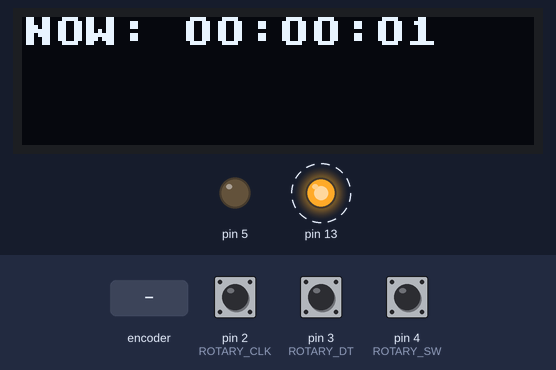
A program run on a simulated Arduino Nano, built with avr-gcc and run on an emulated ATmega328P. Parts: 128×32 one-colour display, output pins drawn as LEDs (lit = HIGH). Dashed ring = blinking. The test bench sets the inputs (shaded band); at power-on: pin 4 (ROTARY_SW) HIGH, pin 2 (ROTARY_CLK) HIGH, pin 3 (ROTARY_DT) HIGH.

Above: at 1.6 s.
1.7 s: rotary encoder on pin 2 (ROTARY_CLK) / pin 3 (ROTARY_DT) turned 1 step (first pin leading)
At 3.3 s:
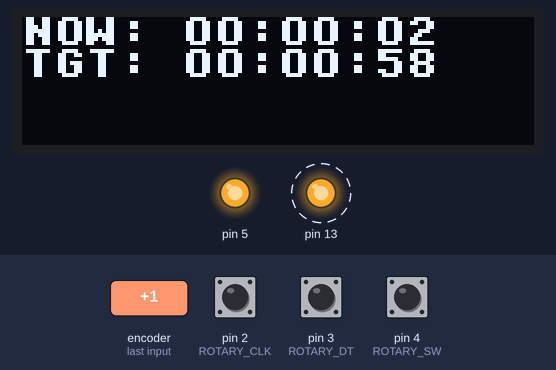
At 4.1 s:
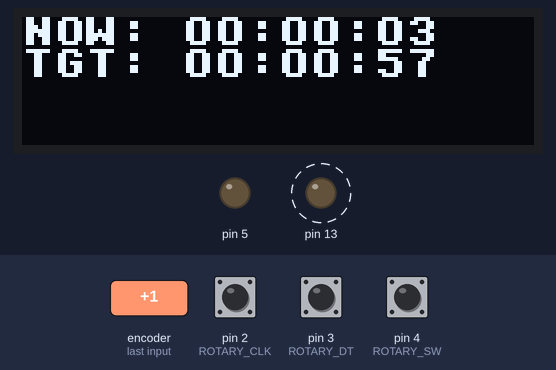
4.2 s: pin 4 (ROTARY_SW) pulled LOW for 0.15 s
At 6.8 s:
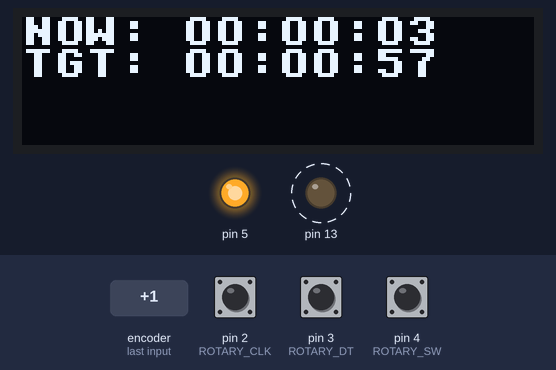
Timing chart, 0 to 13.3 s (numbered marks = the images above; inputs shaded):
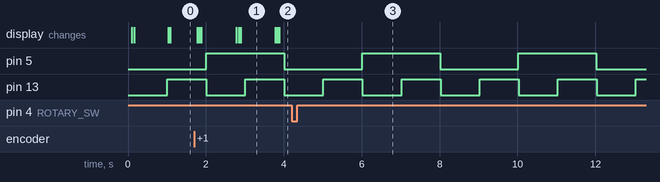

Measured:
- after the input at 1.7 s, the display: first differs from a run without the input after 0.18 s (image 1 shows a later state)
- by itself, pin 5: alternates HIGH for 2.0 s and LOW for 2.0 s
- by itself, pin 13: alternates HIGH for 1.0 s and LOW for 1.0 s
- what the display in image 1 shows lasts 0.9 s, from 2.9 s to 3.8 s

The program:

main.cpp
```cpp
#include <Arduino.h>

#include "act_sleep.hpp"
#include "act_timer.hpp"
#include "definitions.hpp"
#include "display.hpp"
#include "mode_selector.hpp"
#include "user_input.hpp"

// *** temporary ***
template <int PIN, unsigned long INTERVAL>
void process_LED() {
  static unsigned long prev_t = 0;
  static auto curr_state = LOW;
  if (millis() < prev_t) {
    prev_t = 0;  // todo: this would make it out of rythm once, fix
  }

  if (millis() - prev_t > INTERVAL) {
    auto set_v = curr_state == LOW ? HIGH : LOW;
    digitalWrite(PIN, set_v);
    curr_state = set_v;
    prev_t = millis();
  }
}

int counter = 0;

String currCnt = "";
String currDir = "";

namespace tm {
MODE curr_mode{MODE::SLEEP};

Context context;
}  // namespace tm

void setup() {
  pinMode(13, OUTPUT);
  pinMode(5, OUTPUT);
  // Serial.begin(9600);

  tm::setup_user_input();
  tm::setup_display();
}

void loop() {
  process_LED<13, 1000>();
  process_LED<5, 2000>();

  // Decide mode from user input (or the lack of it)
  tm::USER_INPUT user_input = tm::get_user_input(millis());
  tm::curr_mode = tm::select_mode(user_input, tm::curr_mode);

  tm::context.in.millis = millis();
  tm::context.in.user_input = user_input;
  tm::context.out.update_display = false;

  // static unsigned long last_wake = 0;
  // if (last_wake + 1000 < millis()) {
  //   Serial.print(millis());
  //   Serial.print(" ");
  //   Serial.print("mode ");
  //   Serial.println((int)tm::curr_mode);
  //   last_wake = millis();
  // }

  // Execute the mode's action taker
  if (tm::curr_mode == tm::MODE::SLEEP) {
    tm::sleep::act(tm::context);
  } else if (tm::curr_mode == tm::MODE::TIMER) {
    tm::timer::act(tm::context);
  }

  // Post processings
  if (tm::context.out.update_display) { tm::update_display(tm::context.out.lines, tm::context.out.num_lines); }
  tm::curr_mode = tm::select_mode(tm::context.out.act_status, tm::curr_mode);

  // help debounce reading
  delay(5);
}

/* Timer TODO
SPEC:
- Mode:
  - Timer:
    - when rotary is turned, change to Timer mode
      - if timer is started, stop
    - after no action for 2 secs:
      - if value is > 0, start counting down
        - say somehting on screen
        - display count down
      - if value is 0, reset all timer, go to sleep mode
        - say something on screen
    - one tick one min at start
    - but if scrolled fast (position change > 5 in last 300 millisecs), change to 5 mins step
    - if no operation for 1 sec, go back to 1 min step
  - Sleep:
    - show temperature
      - every minute, change display to 24 hour high/low
  - clock set
    - button pressed on sleep mode, go to set hour 0 - 12
    - button pressed again, go to set minute 0 - 60
    - button pressed again, go to set seconds 0 - 60
    - button pressed again, reset clock, go back to sleep mode

  "thread:"
  - timer

TODO:
DONE - add another select_mode for post act
- Sleep
  DONE - add out param: processing (always DONE)
  - add curr 12h clock as input

- Create Timer
  DONE - create a timer counter, and a start time
  DONE - if it's zero because of incr/decr, UNSET
  - when called
    DONE - compare against last called
      DONE - if 1000 ms passed, or countdown updated, update display
      - if countdown zero (without user input), sound the alarm! and then UNSET
  CXL - immediately OFF - if it's UNSET and time from last user input > 5 secs, go back to sleep
  DONE - output:
    - status: PROCESSING or DONE
    - lines to print
  - account for rolling over

- create a Bell
  - bell::setup + bell::fire + bell::process (this gets called on every iteration)
  - Timer can call fire
  - has its own counter when to start / stop the bell

- create a clock setter
  - output:
    - status: PROCESSING or DONE
    - lines to print
    -
  - input: pointer to current 12h clock (can update!)

- add thermometer to sleep mode (should be transparent to main, only changing the output lines)

OTHERS:
- clean mode to act function mapping
- clean input/output context, if possible make input const
- go through all the main vars that gets mutated inside the actions ...
*/
```

act_sleep.hpp
```cpp
#pragma once

#include "definitions.hpp"

namespace tm {
namespace sleep {

void act(Context& ctx);

}  // namespace sleep
}  // namespace tm
```

act_timer.hpp
```cpp
#pragma once

#include "definitions.hpp"

namespace tm {
namespace timer {

void act(Context& ctx);

}  // namespace timer
}  // namespace tm
```

definitions.hpp
```cpp
#pragma once

// todo: make a real type to prevent implicit conversion
using millis_t = unsigned long;

using int16_t = int;
using uint16_t = unsigned int;

using uint8_t = unsigned char;

namespace tm {
enum class MODE {
  SLEEP,
  TIMER,
  CLOCK_SET,
};

enum class USER_INPUT {
  KNOB_INCREASE,
  KNOB_DECREASE,
  BUTTON_PRESSED,
  NONE,
};

enum class ACT_STATUS {
  OFF,
  ON,
};

// todo: split in/out, to make in const
struct Context {
  struct in_ {
    USER_INPUT user_input;
    millis_t millis;
  } in;
  struct out_ {
    const char* lines[3];
    uint8_t num_lines{0};
    bool update_display{false};
    ACT_STATUS act_status{ACT_STATUS::OFF};
  } out;
};

}  // namespace tm
```

display.hpp
```cpp
#pragma once

#include "definitions.hpp"

namespace tm {
void setup_display();
void update_display(const char* lines[], uint8_t num_lines);
}  // namespace tm
```

mode_selector.hpp
```cpp
#pragma once

#include "definitions.hpp"

namespace tm {
MODE select_mode(USER_INPUT user_input, MODE curr_mode);
MODE select_mode(ACT_STATUS act_status, MODE curr_mode);
}  // namespace tm
```

user_input.hpp
```cpp
#pragma once

#include "definitions.hpp"

namespace tm {
void setup_user_input();
USER_INPUT get_user_input(millis_t millis);
}
```

utils.hpp
```cpp
#pragma once

#include "definitions.hpp"

namespace tm {
namespace utils {

enum TIME_PREFIX {
  NOW,
  TGT,
  REM,
  kMAX,
};

const char* gen_time_str(TIME_PREFIX prefix, millis_t millis);
}  // namespace utils
}  // namespace tm
```

act_sleep.cpp
```cpp
#include "act_sleep.hpp"

#include "Arduino.h"
#include "display.hpp"
#include "utils.hpp"

namespace tm {
namespace sleep {
String clock_line;

constexpr uint8_t SLEEP_NUM_LINES = 1;
const char* sleep_lines[SLEEP_NUM_LINES];

millis_t last_millis{0};

void act(Context& ctx) {
  if (last_millis + 1000 <= ctx.in.millis) {
    last_millis = ctx.in.millis;
    ctx.out.lines[0] = utils::gen_time_str(utils::TIME_PREFIX::NOW, ctx.in.millis);
    ctx.out.num_lines = SLEEP_NUM_LINES;
    ctx.out.update_display = true;
  }

  ctx.out.act_status = ACT_STATUS::OFF;
}
}  // namespace sleep
}  // namespace tm
```

act_timer.cpp
```cpp
#include "act_timer.hpp"

#include "Arduino.h"
#include "utils.hpp"

namespace tm {
namespace timer {

constexpr uint8_t TIMER_NUM_LINES = 2;
const char* timer_lines[TIMER_NUM_LINES];

millis_t countdown{0};
millis_t increment{60UL * 1000UL};
millis_t last_millis{0UL};

ACT_STATUS status{ACT_STATUS::OFF};

void act(Context& ctx) {
  //millis_t prev_countdown = countdown;
  bool user_input = true;
  if (ctx.in.user_input == USER_INPUT::KNOB_INCREASE) {
    countdown += increment;
    // Serial.print("INC ");
    // Serial.println(countdown);
  } else if (ctx.in.user_input == USER_INPUT::KNOB_DECREASE) {
    countdown = countdown < increment ? 0 : countdown - increment;
    // Serial.print("DEC ");
    // Serial.println(countdown);
  } else {
    user_input = false;
  }

  // static unsigned long last_wake = 0;
  // if (last_wake + 1000 < millis()) {
  //   Serial.print("timer:in mill ");
  //   Serial.print(ctx.in.millis);
  //   Serial.print(" last mill ");
  //   Serial.print(last_millis);
  //   Serial.print(" countdown: ");
  //   Serial.print(countdown);
  //   Serial.println();
  //   last_wake = millis();
  // }

  // todo: account for rollover
  if (!user_input && countdown > ctx.in.millis - last_millis) {

  }

  bool wakeup = ctx.in.millis - last_millis >= 1000UL;
  bool update_timing = user_input || wakeup;

  if (wakeup && !user_input) {
    millis_t interval = ctx.in.millis - last_millis;
    countdown = countdown > interval ? countdown - interval : 0UL;
  }

  if (update_timing) {
    ctx.out.lines[0] = utils::gen_time_str(utils::TIME_PREFIX::NOW, ctx.in.millis);
    ctx.out.lines[1] = utils::gen_time_str(utils::TIME_PREFIX::TGT, countdown);
    ctx.out.num_lines = 2;
    ctx.out.update_display = true;
    last_millis = ctx.in.millis;
  }

  ctx.out.act_status = countdown > 0 ? ACT_STATUS::ON : ACT_STATUS::OFF;
}
}  // namespace timer
}  // namespace tm
```

display.cpp
```cpp
#include "display.hpp"

#include <U8x8lib.h>

namespace tm {

U8X8_SSD1306_128X32_UNIVISION_HW_I2C u8x8;

const char* greet[] = {
    "G'DAY MATE!",
    "NICE DAY TODAY!",
};
constexpr uint8_t greet_size = sizeof(greet) / sizeof(char*);

uint8_t MAX_LINES = 4;

void setup_display() {
  u8x8.begin();
  // github.com/olikraus/u8g2/wiki/fntlist8x8
  u8x8.setFont(u8x8_font_victoriabold8_u);
  update_display(greet, greet_size);
}

void update_display(const char* lines[], uint8_t num_lines) {
  u8x8.clearDisplay();
  uint8_t limit = min(num_lines, MAX_LINES);
  for (uint8_t i = 0; i < limit; ++i) { u8x8.drawString(0, i, lines[i]); }
}

}  // namespace tm
```

mode_selector.cpp
```cpp
#include "mode_selector.hpp"

namespace tm {
MODE select_mode(USER_INPUT user_input, MODE curr_mode) {
  MODE ret = curr_mode;

  switch (user_input) {
    case USER_INPUT::BUTTON_PRESSED:
      ret = MODE::CLOCK_SET;
      break;
    case USER_INPUT::KNOB_DECREASE:
    case USER_INPUT::KNOB_INCREASE:
      if (curr_mode == MODE::SLEEP) { ret = MODE::TIMER; }
      break;
    default:
      break;
  }

  return ret;
}

MODE select_mode(ACT_STATUS act_status, MODE curr_mode) {
  return act_status == ACT_STATUS::OFF ? MODE::SLEEP : curr_mode;
}
}  // namespace tm
```

user_input.cpp
```cpp
#include "user_input.hpp"

#include "Arduino.h"
#include "pins.hpp"

namespace tm {
millis_t last_rotary_t{0};
int CLK_curr{0};
int CLK_last{0};

USER_INPUT get_user_input(millis_t millis) {
  USER_INPUT ret{USER_INPUT::NONE};

  int button = digitalRead(ROTARY_SW);
  if (button == LOW) { ret = USER_INPUT::BUTTON_PRESSED; }

  if (ret != USER_INPUT::BUTTON_PRESSED) {
    CLK_curr = digitalRead(ROTARY_CLK);

    // pulse occurred if CLK state changed
    // react to only 1 state change to avoid double counting
    if (CLK_curr != CLK_last && CLK_curr == 1) {
      // todo: account for carry over when time rolls over
      if (last_rotary_t > millis) { last_rotary_t = 0; }

      if (digitalRead(ROTARY_DT) == CLK_curr) {
        ret = USER_INPUT::KNOB_DECREASE;
      } else {
        ret = USER_INPUT::KNOB_INCREASE;
      }
      last_rotary_t = millis;
    }

    CLK_last = CLK_curr;
  }

  return ret;
}

void setup_user_input() {
  pinMode(ROTARY_CLK, INPUT);
  pinMode(ROTARY_DT, INPUT);
  pinMode(ROTARY_SW, INPUT_PULLUP);

  CLK_last = digitalRead(ROTARY_CLK);
}

}  // namespace tm
```

utils.cpp
```cpp
#include "utils.hpp"

#include "Arduino.h"

namespace tm {
namespace utils {

struct TimeStrBuffer {
  const char* const prefix;
  String time_str;
};

// due to g++ 7.3.0 limitation, the enums have to be in numerical order
TimeStrBuffer time_str_buffers[TIME_PREFIX::kMAX] = {
    [TIME_PREFIX::NOW] = {"NOW: "},
    [TIME_PREFIX::TGT] = {"TGT: "},
    [TIME_PREFIX::REM] = {"REM: "},
};

const char* gen_time_str(TIME_PREFIX prefix, millis_t millis) {
  millis_t secs = millis / 1000UL;

  static constexpr millis_t HOUR = 3600UL;
  static constexpr millis_t MIN = 60UL;

  millis_t cycle_half_day = secs % (HOUR * 12UL);
  millis_t hour = cycle_half_day / HOUR;

  millis_t cycle_hour = secs % HOUR;
  millis_t min = cycle_hour / MIN;

  millis_t cycle_min = secs % MIN;
  millis_t sec = cycle_min;

  // todo: don't use String here, just a fixed char[] and change the digits
  static auto str_pad = [](millis_t v) { return v < 10 ? String("0") + String(v) : String(v); };
  String hour_s = str_pad(hour);
  String min_s = str_pad(min);
  String sec_s = str_pad(sec);

  TimeStrBuffer& buffer = time_str_buffers[prefix];
  buffer.time_str = buffer.prefix + hour_s + ":" + min_s + ":" + sec_s;
  return buffer.time_str.c_str();
}
}  // namespace utils
}  // namespace tm
```

pins.hpp
```cpp
#pragma once

#define ROTARY_CLK 2
#define ROTARY_DT 3
#define ROTARY_SW 4
```
